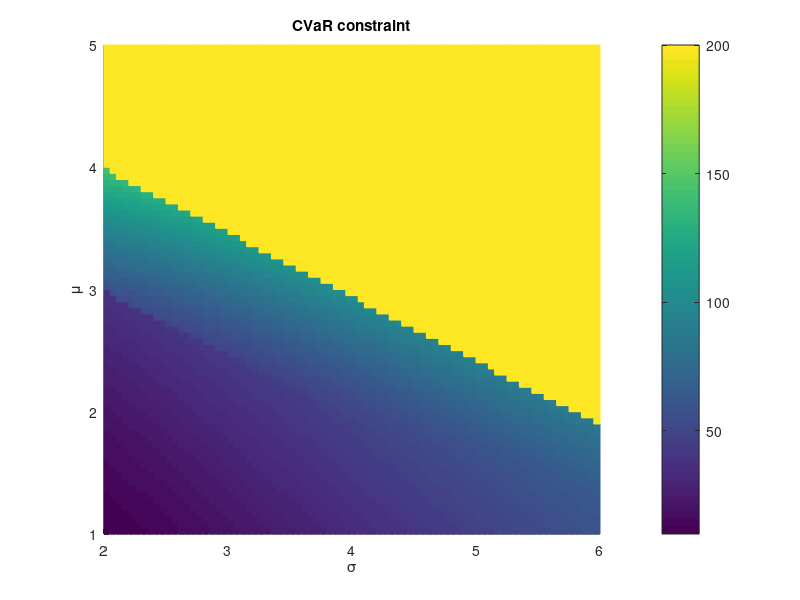

This figure's MATLAB source: (Note: this script raises an error after producing the figure.)
% clear all
% addpath(genpath('functions'))
% addpath(genpath('result'))
% 
% %addpath(genpath('data'))
% N=10;
% mu=2.5;
% sig=4;
% dt=1;
% dd=1;
% sigR=2;
% cr=20;
% cm=1;
% cf=20;
% tau=0.7;
% lambda=0.9;
% a_max=N-1;
% N_max=N;
% 
% clear OptObj
% clear OptCost
% %%%%%%%%%%%%%%%%%%%%%%%%%%%%%%%%%%%%%%%%%%%%%%%%%%
% 
% 
% 
% %%%%%%%%%%%%%%%%%%%%%%%%%%%%%%%%%%%%%%%%%%%%%%%%%%
% %Example under different tau\alpha
% alpha=0.3;
% tau=0.7;
% k1=1;
% for mu=1:0.05:5
%     k2=1;
%     for sig=2:0.05:6
%         [PhiOpt,OptObj,C2O]=VaR_LP(N,mu,sig,dt,dd,sigR,cr,cm,cf,tau,lambda,a_max,N_max,alpha);
%         OptCost(k1,k2)=OptObj;
% %         Con2O(k)=C2O;
%         k2=k2+1;
%         [k1 k2]
%     end
%     k1=k1+1;
% end
% 

% 
% save sens_mu_sig_VAR.mat

load sens_mu_sig_VAR.mat
for k1=1:length(1:0.05:5)
    for k2=1:length(2:0.05:6)
        if OptCost(k1,k2)==150
            OptCost(k1,k2)=200;
        end
    end
end

surface(02:0.05:6,1:0.05:5,OptCost,'EdgeColor','flat')
h=colorbar;
xlabel('\sigma')
ylabel('\mu')
title('CVaR constraint')
h.Ticks=[50:20:150]
h.TickLabels={'50','70','90','110','130','Infeasible'}